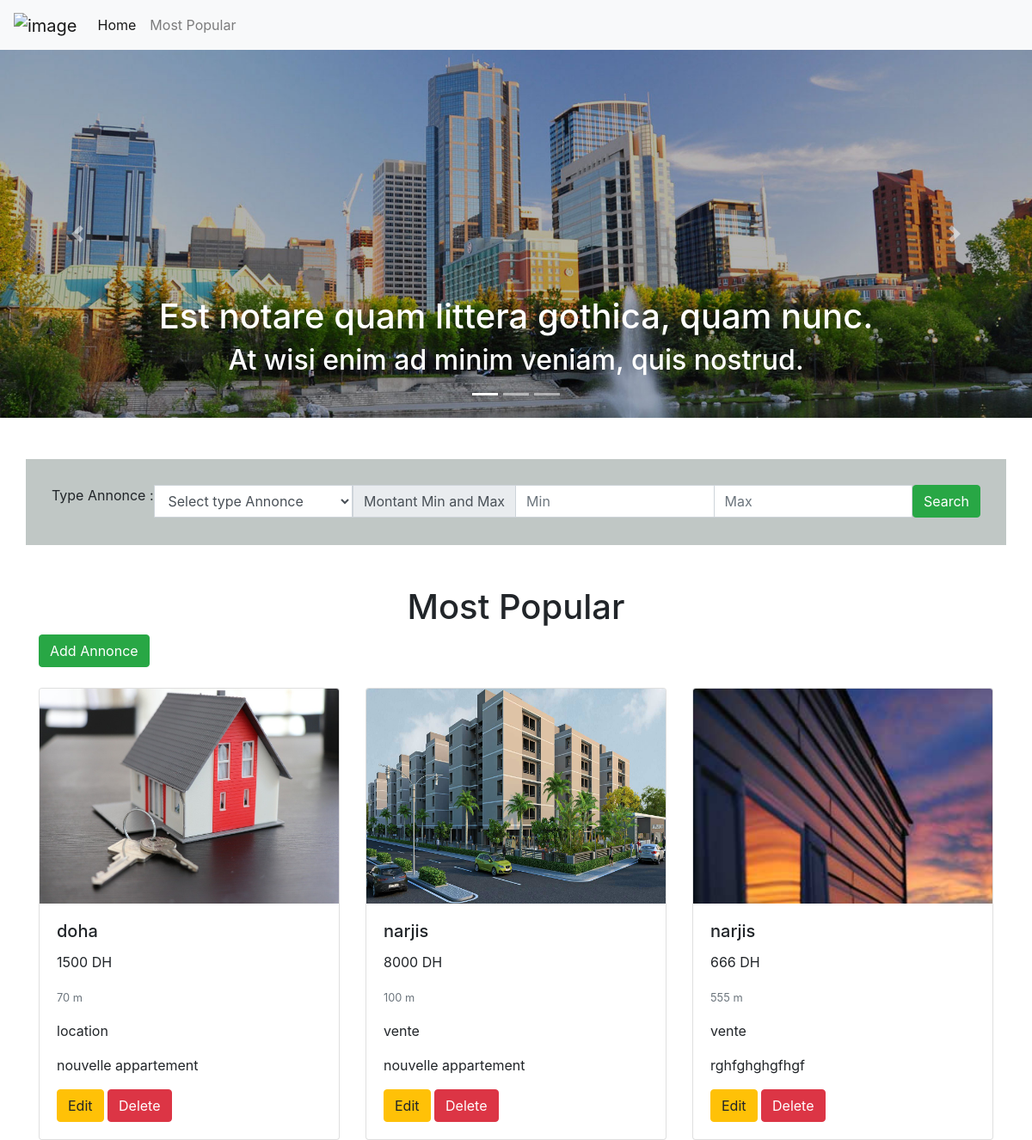
Before: / with the older database file.
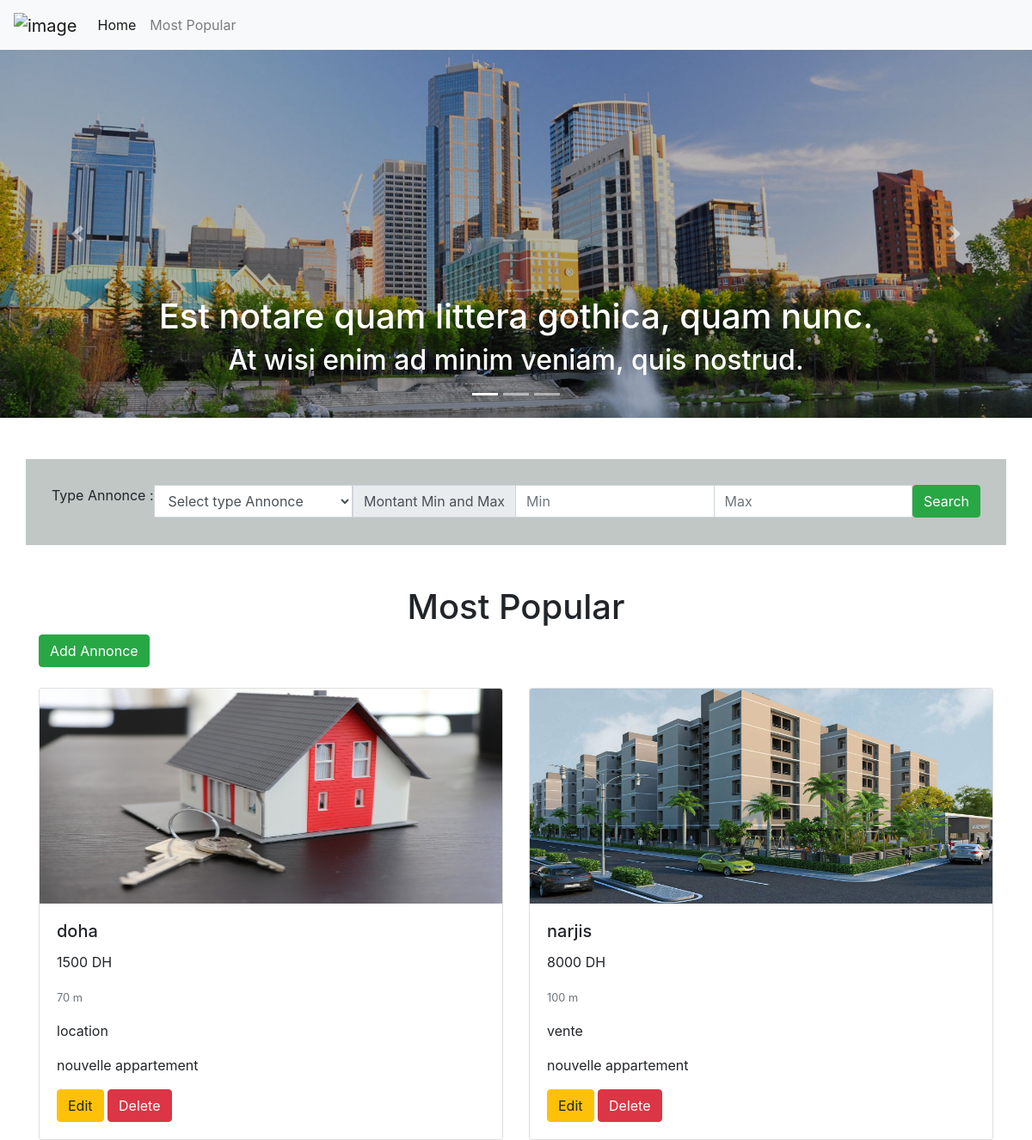
After: the same page with the newer database file.
### tables this page shows
CREATE TABLE `annonce` (
  `id` int(11) NOT NULL,
  `titre` varchar(225) NOT NULL,
  `image` varchar(50) NOT NULL,
  `description` varchar(225) NOT NULL,
  `superficie` int(11) NOT NULL,
  `adresse` varchar(225) NOT NULL,
  `montant` decimal(10,0) NOT NULL,
  `date` date NOT NULL,
  `type` varchar(255) NOT NULL
);

### index.php (the view, shortened to what this page needs)
<?php
 require 'connection.php';
  ?>
<!DOCTYPE html>
<html lang="en">
<head>
    <link rel="stylesheet" href="style.css">
    <link rel="stylesheet" href="https://cdn.jsdelivr.net/npm/bootstrap@4.0.0/dist/css/bootstrap.min.css">
</head>
<body>
    <nav class="navbar navbar-expand-lg navbar-light bg-light">
        <a class="navbar-brand" href="index.php"><img src="images/logo2.png" alt="image" width="70" height="70"></a>
        <div class="collapse navbar-collapse" id="navbarSupportedContent">
            <ul class="navbar-nav mr-auto">
            <li class="nav-item active">
                <a class="nav-link" href="index.php">Home</a>
            </li>
            <li class="nav-item">
                <a class="nav-link" href="#popular">Most Popular</a>
            </li>
        </div>
    </nav>
    <slide>
        <div id="carouselExampleIndicators" class="carousel slide" data-ride="carousel">
            <ol class="carousel-indicators">
                <li data-target="#carouselExampleIndicators" data-slide-to="0" class="active"></li>
                <li data-target="#carouselExampleIndicators" data-slide-to="1"></li>
                <li data-target="#carouselExampleIndicators" data-slide-to="2"></li>
            </ol>
            <div class="carousel-inner">
                <div class="carousel-item active">
                <img class="d-block w-100" src="images/banner.jpg" alt="First slide">
                <div class="carousel-caption d-none d-md-block">
                <h1>Est notare quam littera gothica, quam nunc.</h1>
				<h2>At wisi enim ad minim veniam, quis nostrud.</h2>
                </div>
            </div>
            </div>
            <a class="carousel-control-prev" href="#carouselExampleIndicators" role="button" data-slide="prev">
                <span class="carousel-control-prev-icon" aria-hidden="true"></span>
            </a>
            <a class="carousel-control-next" href="#carouselExampleIndicators" role="button" data-slide="next">
                <span class="carousel-control-next-icon" aria-hidden="true"></span>
            </a>
        </div>
    </slide>
    <div class="container search">
        <form action="index.php" method="post">
        <div class="input-group mt-5 container">
            <label for="exampleFormControlSelect1">Type Annonce :  </label>
            <select class="form-control" id="exampleFormControlSelect1" name="type">
                <option value="">Select type Annonce </option>
            </select>
            <div class="input-group-prepend">
                <span class="input-group-text">Montant Min and Max</span>
            </div>
            <input type="number" name="min" class="form-control" min="0" required placeholder="Min">
            <input type="number" name="max" class="form-control" min="0" required placeholder="Max">
            <button type="submit" name="submit" class="btn btn-success">
                Search
            </button>
        </form>
        </div>
    <div class="container">
        <br><br>
        <h1 class="text-center" id="popular">Most Popular</h1>
        <button type="button" class="btn btn-success" data-toggle="modal" data-target="#exampleModal">
        Add Annonce
        </button>
        <br> <br>
        <div class="card-deck">
            <?php
                if ($_SERVER["REQUEST_METHOD"] == "POST") {
                    include('search.php');
                }else {
                    $get_data = "SELECT * FROM annonce";
                    $get_data_qry = mysqli_query($conn, $get_data);
                    while($rows = mysqli_fetch_array($get_data_qry)) {
            ?>
            <div class="card">
                <img class="card-img-top" src="<?php echo $rows['image'] ?>" alt="Card image cap" height="250">
                <div class="card-body">
                <h5 class="card-title"><?php echo $rows['titre'] ?></h5>
                <p class="card-text"><?php echo $rows['montant'] ?> DH</p>
                <p class="card-text"><small class="text-muted"><?php echo $rows['superficie'] ?> m</small></p>
                <p class="card-text"><?php echo $rows['type'] ?></p>
                <p class="card-text"><?php echo $rows['description'] ?></p>
                <button type="button" class="btn btn-warning" data-toggle="modal" data-target="#edit<?php echo $rows['id'] ?>">
                Edit
                </button>
                <button type="button" class="btn btn-danger" data-toggle="modal" data-target="#delete<?php echo $rows['id'] ?>">
                Delete
                </button>
                </div>
            </div>
            <?php
                }
            }
            ?>
        </div>
</div>
</body>
</html>

### style.css (style rules this page uses)
.search { background-color: rgb(192, 199, 197); height: 100px; }
.input-group { padding-top: 30px; }

Changed rows visible on the page:
removed annonce: image (picture), titre "narjis", montant "666", superficie "555", type "vente", description "rghfghghgfhgf"
